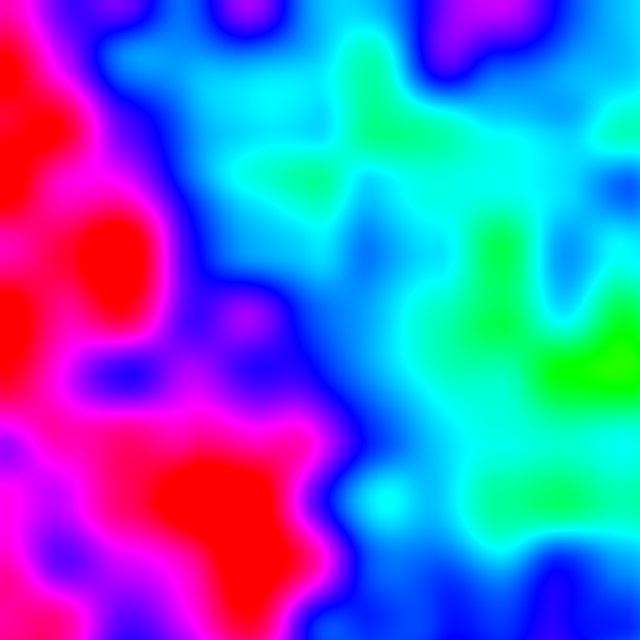
Frame 1 (no input)
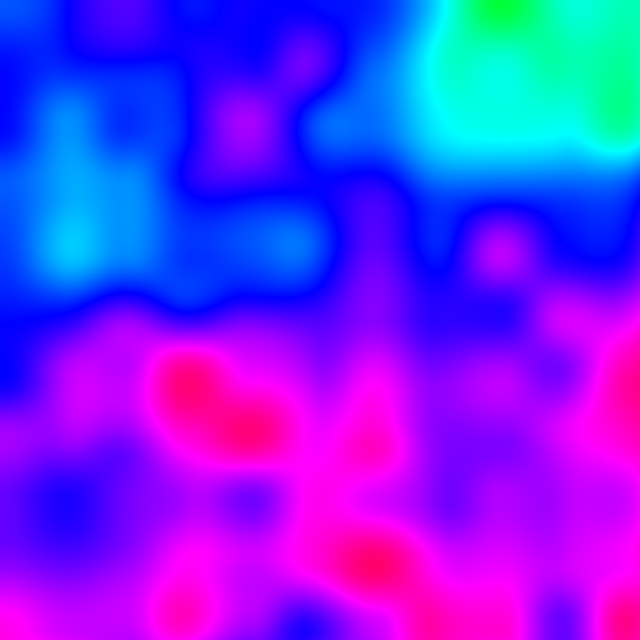
Frame 60 (the mouse pressed at the canvas centre just before this capture)
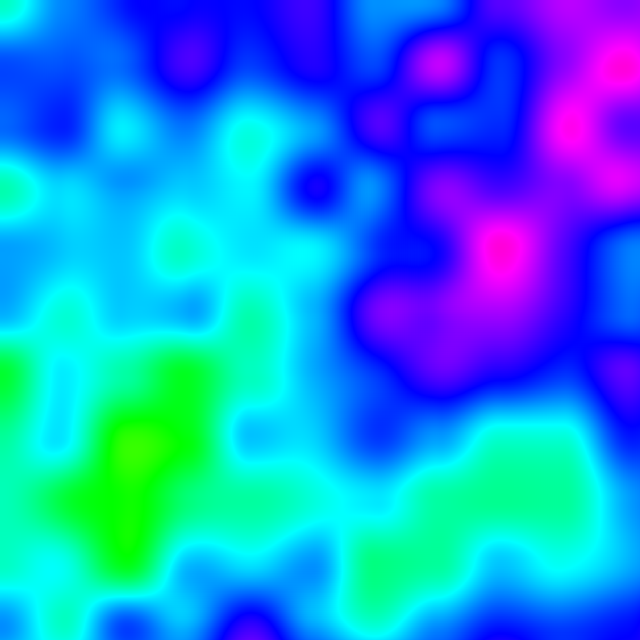
Frame 120 (the mouse held since frame 60 and released just before this capture)

The Processing sketch that drew these frames (run headless with seeded random() and noise(); from frame 60 on, the mouse is pressed at the canvas centre):

// Processing sketch: e09
// ── e09.pde

int LOD = 4;
float FALLOFF = 0.75;
float INCR = 0.002;
float TIME_INCR = 0.02;

float time = 0.0;

color getColor(float r) {
  colorMode(HSB,1.0);
  return color(r,1.0,10);
}

void setup() {
  size(640,640);
  noiseDetail(LOD,FALLOFF);
}

void draw() {
  int x, y;
  float xoff, yoff;
  loadPixels();
  yoff = 0;
  for (y=0; y<height; y++) {
    xoff = 0;
    for (x=0; x<width; x++) {
      pixels[y*width+x] = getColor(noise(xoff,yoff,time));
      xoff += INCR;
    }
    yoff += INCR;
  }
  updatePixels();

  time += TIME_INCR;
}
